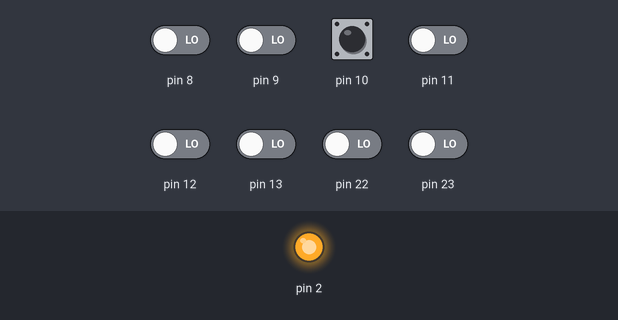
Bench run of a sketch on a simulated Arduino Uno, built with avr-gcc and run on an emulated ATmega328P. Shown: output pins drawn as LEDs (lit = HIGH). The test bench sets the inputs (shaded band); at power-on: pin 10 HIGH, pin 8, pin 9, pin 11–13, pin 22, pin 23 LOW.

Above: at 1.2 s.
1.3 s: pin 10 pulled LOW for 0.15 s
At 1.8 s:
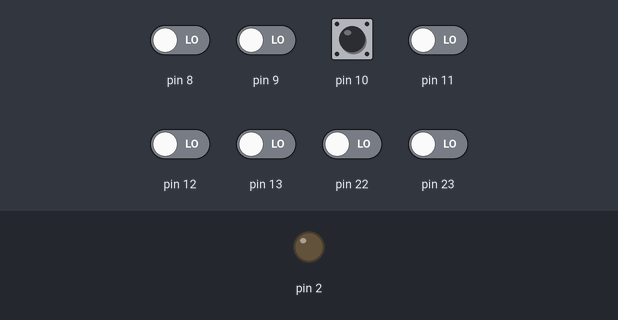
2.9 s: pin 10 pulled LOW for 1 s
At 4.2 s:
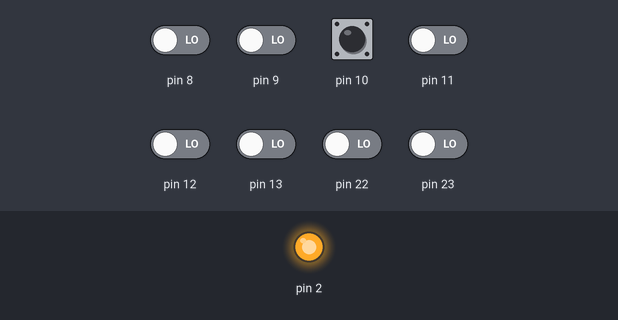
Timing chart, 0 to 5.9 s (numbered marks = the images above; inputs shaded):
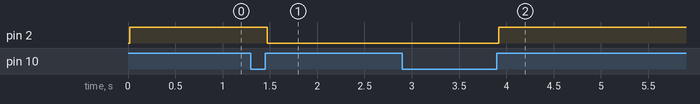

Measured:
- after the input at 1.3 s, pin 2: HIGH → LOW after 0.17 s
- after the input at 2.9 s, pin 2: LOW → HIGH after 1.0 s

The sketch:

Toggle_LED_atmega.ino
```cpp
unsigned char estadoLed = 0;

void setup() {
  DDRB = B00000000;
  PORTB = B00000100;
  DDRD = B00000100;
}

void loop() {
  if (PINB == B00000100) {   // Botón presionado
    delay(20);               // Antirebote

    if (PINB == B00000100) { // Confirmación

      // Toggle:
      estadoLed = !estadoLed;

      if (estadoLed)
        PORTD = B00000100;   // LED ON
      else
        PORTD = B00000000;   // LED OFF
      while (PINB == B00000100);
    }
  }
}
```
